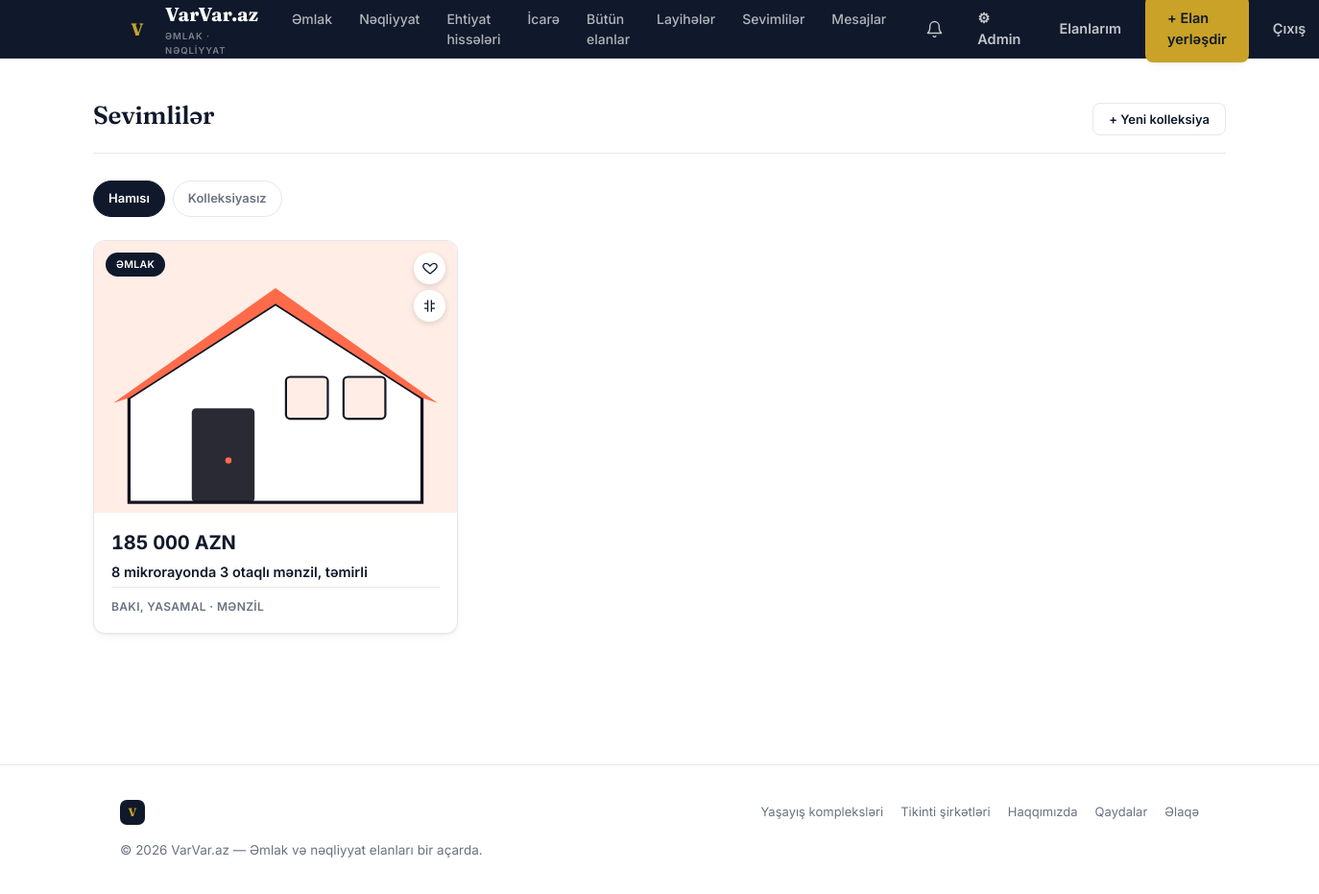
The app's page /sevimliler (signed in) with its own data.
### tables this page shows
CREATE TABLE listings (
    id INTEGER PRIMARY KEY AUTOINCREMENT,
    user_id INTEGER NOT NULL REFERENCES users(id),
    type TEXT NOT NULL CHECK(type IN ('emlak','neqliyyat')),
    category TEXT NOT NULL,          -- e.g. 'menzil','heyet evi','ofis','torpaq' | 'minik','suv','moto'
    title TEXT NOT NULL,
    description TEXT,
    price REAL NOT NULL,
    currency TEXT NOT NULL DEFAULT 'AZN',
    city TEXT NOT NULL,
    district TEXT,
    address TEXT,
    country TEXT,                      -- 'AZ' (default/domestic) | 'AE' | 'TR' | ... for Xaricde evler
    residence_id INTEGER REFERENCES residences(id) ON DELETE SET NULL,  -- optional link to a yaşayış kompleksi
    is_negotiable INTEGER NOT NULL DEFAULT 0,
    status TEXT NOT NULL DEFAULT 'active',   -- active | sold | archived
    views INTEGER NOT NULL DEFAULT 0,
    latitude REAL,
    longitude REAL,
    is_vip INTEGER NOT NULL DEFAULT 0,
    vip_expires_at TEXT,
    contact_phone TEXT,
    contact_phone2 TEXT,
    contact_whatsapp TEXT,
    created_at TEXT NOT NULL DEFAULT (datetime('now')),
    updated_at TEXT NOT NULL DEFAULT (datetime('now'))
);

### app.py (the view)
@app.route("/sevimliler")
@login_required
def favorites_page():
    db = get_db()
    user_id = current_user()["id"]
    collection_id = request.args.get("collection")
    where = "f.user_id = ?"
    params = [user_id]
    if collection_id == "none":
        where += " AND f.collection_id IS NULL"
    elif collection_id:
        where += " AND f.collection_id = ?"
        params.append(collection_id)
    rows = db.execute(
        f"""SELECT l.*, (SELECT image_path FROM listing_images WHERE listing_id=l.id
                         ORDER BY is_main DESC LIMIT 1) AS thumb
           FROM listings l
           JOIN favorites f ON f.listing_id = l.id
           WHERE {where} ORDER BY f.created_at DESC""",
        params,
    ).fetchall()
    collections = db.execute(
        """SELECT c.*, (SELECT COUNT(*) FROM favorites WHERE collection_id=c.id) AS item_count
           FROM favorite_collections c WHERE c.user_id=? ORDER BY c.created_at""",
        (user_id,),
    ).fetchall()
    return render_template("favorites.html", rows=rows, collections=collections, selected_collection=collection_id)

### app.py (called while the page is built)
def get_db():
    if "db" not in g:
        g.db = sqlite3.connect(DB_PATH)
        g.db.row_factory = sqlite3.Row
        g.db.execute("PRAGMA foreign_keys = ON")
    return g.db

def current_user():
    if "user_id" not in session:
        return None
    if "_user_cache" not in g:
        db = get_db()
        g._user_cache = db.execute(
            "SELECT * FROM users WHERE id = ?", (session["user_id"],)
        ).fetchone()
    return g._user_cache

def login_required(view):
    @wraps(view)
    def wrapped(*args, **kwargs):
        if current_user() is None:
            flash("Bu əməliyyat üçün hesabınıza daxil olun.", "error")
            return redirect(url_for("login", next=request.path))
        return view(*args, **kwargs)
    return wrapped

def unread_message_count(user_id):
    db = get_db()
    row = db.execute(
        """SELECT COUNT(*) AS cnt FROM messages m
           JOIN conversations c ON c.id = m.conversation_id
           WHERE (c.buyer_id = ? OR c.seller_id = ?) AND m.sender_id != ? AND m.is_read = 0""",
        (user_id, user_id, user_id),
    ).fetchone()
    return row["cnt"]

def unread_notification_count(user_id):
    db = get_db()
    row = db.execute(
        "SELECT COUNT(*) AS cnt FROM notifications WHERE user_id=? AND is_read=0", (user_id,)
    ).fetchone()
    return row["cnt"]

@app.template_filter("money")
def money_filter(value):
    try:
        value = float(value)
    except (TypeError, ValueError):
        return value
    return f"{value:,.0f}".replace(",", " ")

### translations.py (called while the page is built)
def get_translator(lang):
    lang = lang if lang in TRANSLATIONS else "az"
    table = TRANSLATIONS[lang]
    az_table = TRANSLATIONS["az"]
    def t(key, default=None):
        return table.get(key, az_table.get(key, default if default is not None else key))
    return t

### templates/favorites.html (shortened to what this page needs)
{% extends "base.html" %}
{% block content %}
<div class="wrap" style="padding:40px 0 80px;">
  <div class="section-head">
    <h1 style="font-size:26px;margin:0;">Sevimlilər</h1>
    <button type="button" class="btn btn-outline btn-sm" id="newCollectionBtn">+ Yeni kolleksiya</button>
  </div>
  <div class="collection-tabs">
    <a href="{{ url_for('favorites_page') }}" class="collection-tab {{ 'active' if not selected_collection }}">Hamısı</a>
    <a href="{{ url_for('favorites_page', collection='none') }}" class="collection-tab {{ 'active' if selected_collection=='none' }}">Kolleksiyasız</a>
  </div>
  {% if rows %}
    <div class="grid-3" style="margin-top:20px;">
      {% for l in rows %}
      <div>
        {% include "_card.html" %}
      </div>
      {% endfor %}
    </div>
  {% else %}
    <div class="empty-state">
      <p>Bu kolleksiyada elan yoxdur.</p>
      <a href="{{ url_for('listings') }}" class="btn btn-outline btn-sm" style="margin-top:10px;">Elanlara bax</a>
    </div>
  {% endif %}
</div>
{% endblock %}

### templates/_card.html (shortened to what this page needs)
<a href="{{ url_for('listing_detail', listing_id=l['id']) }}" class="card {{ 'card-vip' if l['is_vip_active'] }}">
  <div class="thumb">
    <span class="tag">{{ t('hero.tab_emlak') if l['type']=='emlak' else t('hero.tab_neqliyyat') }}</span>
    {% if current_user %}
    <button type="button" class="fav-btn" data-id="{{ l['id'] }}" aria-label="{{ t('trust.favorites') }}">
      <svg viewBox="0 0 24 24"><path d="M12 21s-7.5-4.6-10-9.1C.4 8.6 2 5 5.6 5 8 5 10 6.4 12 9c2-2.6 4-4 6.4-4C22 5 23.6 8.6 22 11.9 19.5 16.4 12 21 12 21z"/></svg>
    </button>
    {% endif %}
    <button type="button" class="compare-btn {{ 'active' if l['id'] in (compare_ids or []) }}" data-id="{{ l['id'] }}" aria-label="Müqayisəyə əlavə et" title="Müqayisəyə əlavə et">
      <svg viewBox="0 0 24 24" fill="none" stroke="currentColor" stroke-width="2" stroke-linecap="round" stroke-linejoin="round"><path d="M9 3v18M15 3v18M4 8h5M15 8h5M4 16h5M15 16h5"/></svg>
    </button>
    <img src="{{ l['thumb'] }}" alt="{{ l['title'] }}" loading="lazy">
  </div>
  <div class="body">
    <div class="price mono">{{ l['price']|money }} {{ l['currency'] }}</div>
    <div class="title">{{ l['title'] }}</div>
    <div class="meta">{% if l['country'] and countries.get(l['country']) %}{{ countries[l['country']].flag }} {% endif %}{{ l['city'] }}{% if l['district'] %}, {{ l['district'] }}{% endif %} · {{ l['category'] }}</div>
  </div>
</a>

### static/css/style.css (style rules this page uses)
:root { --bg: #FFFFFF; --surface: #FFFFFF; --surface-alt: #F7F8FA; --navy: #10192B; --navy-soft: #1C2A44; --ink: #10192B; --ink-soft: #6B7280; --gold: #C9A227; --gold-deep: #A8841C; --gold-soft: #FBF3DD; --line: #E5E7EB; --danger: #C0392B; --radius: 12px; --radius-sm: 8px; --shadow: 0 1px 2px rgba(16,25,43,0.05), 0 4px 14px -6px rgba(16,25,43,0.10); --shadow-lift: 0 8px 20px -6px rgba(16,25,43,0.16), 0 2px 6px rgba(16,25,43,0.06); --city-accent: #5B4FE9; --city-accent-deep: #4636D0; --city-accent2: #FF6B4A; --city-ink: #131320; --city-radius: 18px; --city-shadow-lift: 0 6px 16px rgba(19,19,32,0.08), 0 28px 56px -20px rgba(91,79,233,0.32); }
* { box-sizing: border-box; }
html { scroll-behavior: smooth; }
body { margin: 0; background: var(--bg); color: var(--ink); font-family: 'Inter', system-ui, sans-serif; font-size: 16px; line-height: 1.5; -webkit-font-smoothing: antialiased; }
h1, h2, h3, .display { font-family: 'Fraunces', Georgia, serif; font-weight: 600; letter-spacing: -0.01em; margin: 0 0 .4em; color: var(--ink); }
a { color: inherit; text-decoration: none; }
img { max-width: 100%; display: block; }
.mono { font-variant-numeric: tabular-nums; font-feature-settings: "tnum" 1; }
.wrap { max-width: 1180px; margin: 0 auto; padding: 0 28px; }
.btn { display: inline-flex; align-items: center; justify-content: center; gap: 8px; padding: 12px 22px; border-radius: var(--radius-sm); font-weight: 600; font-size: 14.5px; border: 1px solid transparent; cursor: pointer; transition: transform .1s ease, background .15s ease, box-shadow .15s ease; font-family: 'Inter', sans-serif; }
.btn-outline { background: transparent; border-color: var(--line); color: var(--ink); }
.btn-sm { padding: 8px 16px; font-size: 13px; }
.section-head { display: flex; justify-content: space-between; align-items: baseline; margin-bottom: 28px; border-bottom: 1px solid var(--line); padding-bottom: 18px; }
.grid-3 { display: grid; grid-template-columns: repeat(3, 1fr); gap: 20px; }
.card { background: var(--surface); border-radius: var(--radius); overflow: hidden; border: 1px solid var(--line); transition: box-shadow .2s ease, transform .2s ease, border-color .2s ease; display: flex; flex-direction: column; box-shadow: var(--shadow); }
.card .thumb { aspect-ratio: 4/3; background: var(--surface-alt); overflow: hidden; position: relative; }
.card .thumb img { width: 100%; height: 100%; object-fit: cover; transition: transform .35s ease; }
.card .tag { position: absolute; top: 12px; left: 12px; background: var(--navy); color: #fff; font-size: 10.5px; font-weight: 600; padding: 5px 11px; border-radius: 999px; letter-spacing: .03em; text-transform: uppercase; z-index: 5; }
.card .body { padding: 16px 18px 18px; flex: 1; display: flex; flex-direction: column; }
.card .price { font-family: 'Inter', sans-serif; font-size: 20px; font-weight: 700; color: var(--ink); letter-spacing: -0.01em; }
.card .title { font-size: 14.5px; font-weight: 600; margin: 6px 0 5px; line-height: 1.35; color: var(--ink); }
.card .meta { font-size: 12px; color: var(--ink-soft); margin-top: auto; padding-top: 11px; border-top: 1px solid var(--line); text-transform: uppercase; letter-spacing: .03em; font-weight: 600; }
.fav-btn { position: absolute; top: 12px; right: 12px; width: 33px; height: 33px; border-radius: 50%; background: rgba(255,255,255,0.95); border: none; display: flex; align-items: center; justify-content: center; cursor: pointer; box-shadow: 0 2px 6px rgba(16,25,43,0.15); z-index: 5; }
.fav-btn svg { width: 16px; height: 16px; stroke: var(--navy); fill: none; stroke-width: 2; }
.compare-btn { position: absolute; top: 51px; right: 12px; width: 33px; height: 33px; border-radius: 50%; background: rgba(255,255,255,0.95); border: none; display: flex; align-items: center; justify-content: center; cursor: pointer; box-shadow: 0 2px 6px rgba(16,25,43,0.15); z-index: 5; }
.compare-btn svg { width: 15px; height: 15px; stroke: var(--navy); }
.collection-tabs { display: flex; flex-wrap: wrap; gap: 8px; margin: 18px 0 24px; }
.collection-tab { padding: 8px 15px; border: 1.5px solid var(--line); border-radius: 999px; font-size: 13px; font-weight: 600; color: var(--ink-soft); background: var(--surface); }
.collection-tab.active { background: var(--navy); color: #fff; border-color: var(--navy); }

### records on screen
listings: type "ƏMLAK", price "185 000", currency "AZN", title "8 mikrorayonda 3 otaqlı mənzil, təmirli", city "BAKI", district "YASAMAL", category "MƏNZIL"

### other values on screen
{{ t('tagline') }} "ƏMLAK · NƏQLİYYAT"
{{ t('nav.emlak') }} "Əmlak"
{{ t('nav.neqliyyat') }} "Nəqliyyat"
{{ t('nav.butun_elanlar') }} "Bütün elanlar"
{{ t('nav.layiheler') }} "Layihələr"
{{ t('nav.sevimliler') }} "Sevimlilər"
{{ t('nav.mesajlar') }} "Mesajlar"
{{ t('nav.elanlarim') }} "Elanlarım"
{{ t('nav.elan_yerlesdir') }} "+ Elan yerləşdir"
{{ t('nav.cixis') }} "Çıxış"
{{ t('projects.heading') }} "Yaşayış kompleksləri"
{{ t('nav.sirketler') }} "Tikinti şirkətləri"
{{ t('nav.haqqimizda') }} "Haqqımızda"
{{ t('nav.qaydalar') }} "Qaydalar"
{{ t('nav.elaqe') }} "Əlaqə"
